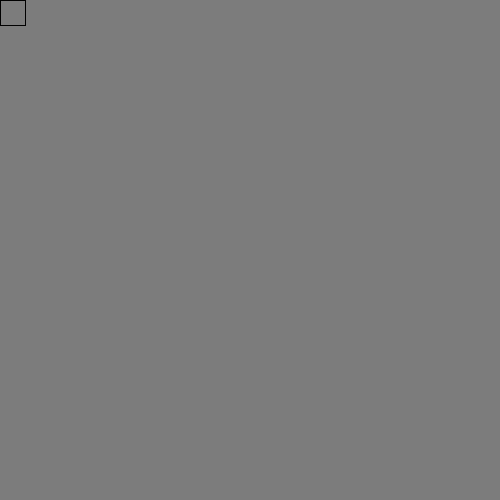
Frame 1 (no input)
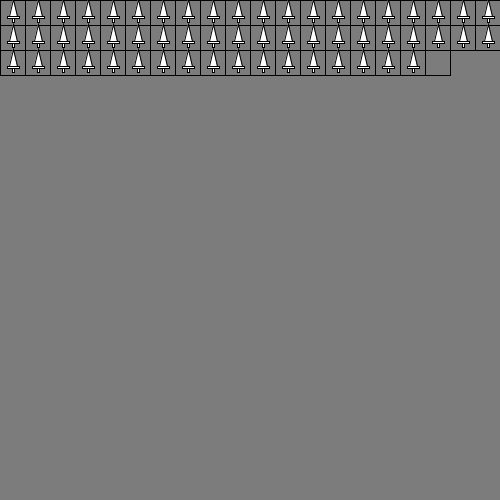
Frame 60 (the mouse pressed at the canvas centre just before this capture)
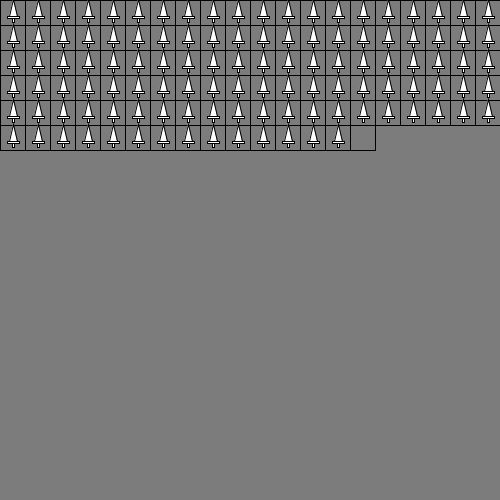
Frame 120 (the mouse held since frame 60 and released just before this capture)

The Processing sketch that drew these frames (run headless with seeded random() and noise(); from frame 60 on, the mouse is pressed at the canvas centre):

// Processing sketch: processing_164472
// ── processing_164472.pde

int gridSize = 25;
boolean lineDone = true; //a boolean to know then the grid is full
boolean gridFull = true; //a boolean to know then the grid is full

int drawTime = 0; //to know how manytime it drws the dagger

int xCell = 0; //used for cell coordinate
int yCell = 0; //same

void setup() {
  size(500, 500);
  background(124); 
  smooth();
  strokeWeight(1);
  stroke(0);
}

void draw() {

  noFill(); //to make a sort of grid, don't know if it's needed...
  rect(xCell, yCell, gridSize, gridSize);
  fill(255);
  drawSword( xCell-gridSize/2, yCell+gridSize/2, gridSize);
  xCell = xCell + gridSize; //prepare the variable for the next draw at 25 pixel right

  drawTime++; //keeps tracks of the # of time it draws a cell
  if (drawTime > width/gridSize) { //everytime it completes a row of swords,
    yCell = yCell + gridSize;   // it set the value 25 pixel down
    xCell = 0; // and resets the xCell value so it starts back at the left
    drawTime = 0; //and resets the draw counter
  }
}



void drawSword(int x, int y, int size) {
  y = y - size/3; //this is used to corent the center position on the Y axis.
  swordHilt(x, y, size); //draws the hilt
  swordBlade(x, y, size); //draws the blade
}


void swordBlade(int x, int y, int size) {
  triangle( x, y-size/5, x-size/6, y+size/2, x+size/6, y+size/2); //using a triangle function to do the blade
}

void swordHilt(int x, int y, int size) {
  rectMode(CENTER); //make the drawing of the handle easier.
  rect(x, y+size/2+size/10, size/10, size/3); //the handle
  rectMode(CORNER); 
  rect(x-size/4, y+size/2, size/2, size/10); //the guard (?)
}
